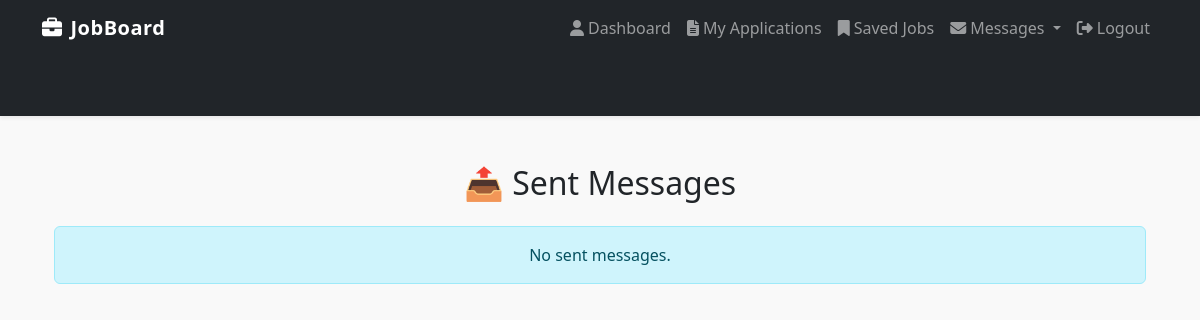
Before: /sent/ (signed in) with the older database file.
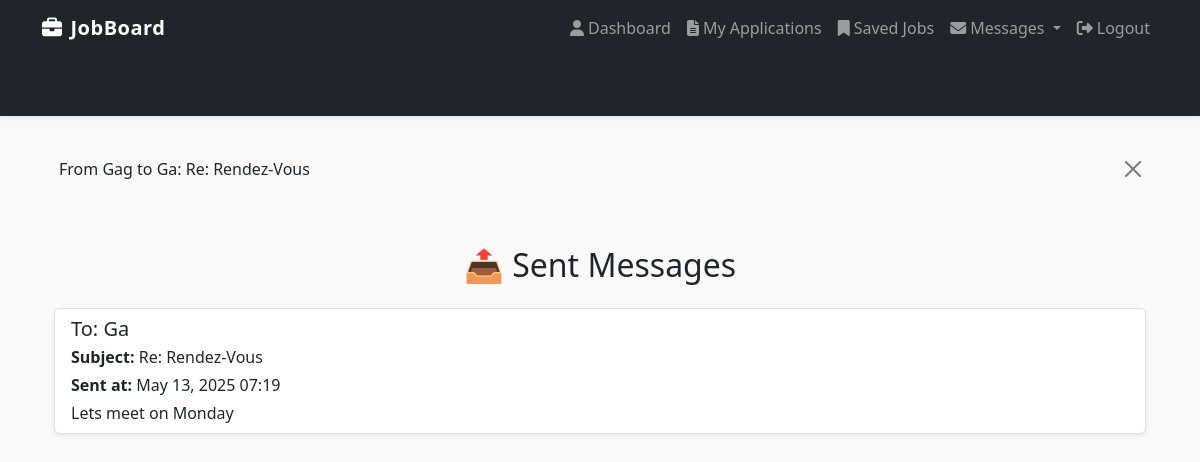
After: the same page with the newer database file.
### core/models.py (models this page shows)
class Message(models.Model):
    thread_id = models.UUIDField(default=uuid4, editable=False, db_index=True)
    sender = models.ForeignKey(User, related_name='sent_messages', on_delete=models.CASCADE)
    recipient = models.ForeignKey(User, related_name='received_messages', on_delete=models.CASCADE)
    subject = models.CharField(max_length=255)
    body = models.TextField()
    sent_at = models.DateTimeField(auto_now_add=True)
    is_read = models.BooleanField(default=False)
    def __str__(self):
        return f"From {self.sender.username} to {self.recipient.username}: {self.subject}"

### core/views.py (the view)
# urls.py: path('sent/', views.sent_messages, name='sent_messages'),
@login_required
def sent_messages(request):
    messages_sent = Message.objects.filter(sender=request.user).order_by('-sent_at')
    return render(request, 'messages/sent.html', {'messages': messages_sent})

### core/templates/messages/sent.html
{% extends 'base.html' %}
{% block content %}
<div class="container mt-5">
  <h2 class="mb-4 text-center">📤 Sent Messages</h2>
  {% if messages %}
    <div class="list-group">
      {% for msg in messages %}
        <div class="list-group-item mb-3 shadow-sm">
          <h5 class="mb-1">To: {{ msg.recipient.username }}</h5>
          <p class="mb-1"><strong>Subject:</strong> {{ msg.subject }}</p>
          <p class="mb-1"><strong>Sent at:</strong> {{ msg.sent_at|date:"M d, Y H:i" }}</p>
          <p class="mb-0">{{ msg.body }}</p>
        </div>
      {% endfor %}
    </div>
  {% else %}
    <div class="alert alert-info text-center">No sent messages.</div>
  {% endif %}
</div>
{% endblock %}

### core/templates/base.html (shortened to what this page needs)
<!DOCTYPE html>
<html lang="en">
<head>
    <link href="https://cdn.jsdelivr.net/npm/bootstrap@5.3.2/dist/css/bootstrap.min.css" rel="stylesheet">
    <link href="https://cdnjs.cloudflare.com/ajax/libs/font-awesome/6.5.0/css/all.min.css" rel="stylesheet">
</head>
<body>
    <nav class="navbar navbar-expand-lg navbar-dark bg-dark shadow-sm">
        <div class="container">
            <a class="navbar-brand" href="/"><i class="fas fa-briefcase me-2"></i>JobBoard</a>
            <div class="collapse navbar-collapse" id="navbarNav">
                <ul class="navbar-nav ms-auto">
                    {% if user.is_authenticated %}
                    {% if user.profile.user_type == 'employer' %}
                    <li class="nav-item"><a class="nav-link" href="{% url 'employer_dashboard' %}"><i class="fas fa-building me-1"></i>Dashboard</a></li>
                    <li class="nav-item"><a class="nav-link" href="{% url 'post_job' %}"><i class="fas fa-plus me-1"></i>Post Job</a></li>
                {% else %}
                    <li class="nav-item"><a class="nav-link" href="{% url 'seeker_dashboard' %}"><i class="fas fa-user me-1"></i>Dashboard</a></li>
                    <li class="nav-item"><a class="nav-link" href="{% url 'application_list' %}"><i class="fas fa-file-alt me-1"></i>My Applications</a></li>
                    <li class="nav-item"><a class="nav-link" href="{% url 'saved_jobs' %}"><i class="fas fa-bookmark me-1"></i>Saved Jobs</a></li>
                {% endif %}
                <li class="nav-item dropdown">
                  <a class="nav-link dropdown-toggle" href="#" id="messageDropdown" role="button" data-bs-toggle="dropdown" aria-expanded="false">
                    <i class="fas fa-envelope me-1"></i>Messages
                  </a>
                </li>
                        <li class="nav-item"><a class="nav-link" href="{% url 'logout' %}"><i class="fas fa-sign-out-alt me-1"></i>Logout</a></li>
                    {% else %}
                        <li class="nav-item"><a class="nav-link" href="{% url 'login' %}"><i class="fas fa-sign-in-alt me-1"></i>Login</a></li>
                        <li class="nav-item"><a class="nav-link" href="{% url 'register' %}"><i class="fas fa-user-plus me-1"></i>Register</a></li>
                    {% endif %}
                </ul>
            </div>
        </div>
    </nav>
    <div class="container mt-4">
        {% if messages %}
            {% for message in messages %}
                <div class="alert alert-{{ message.tags }} alert-dismissible fade show" role="alert">
                    {{ message }}
                    <button type="button" class="btn-close" data-bs-dismiss="alert" aria-label="Close"></button>
                </div>
            {% endfor %}
        {% endif %}
        {% block content %}
        {% endblock %}
    </div>
</body>
</html>

Changed rows visible on the page:
added Message: sender+recipient+subject "From Gag to Ga: Re: Rendez-Vous", recipient.username "Ga", subject "Re: Rendez-Vous", sent_at "May 13, 2025 07:19", body "Lets meet on Monday"
Other visible differences:
text no longer shown: "No sent messages."
